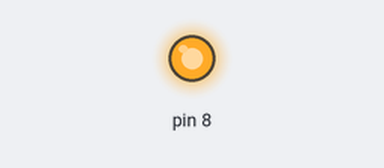
A program run on a simulated Arduino Uno, built with avr-gcc and run on an emulated ATmega328P. Shown: output pins drawn as LEDs (lit = HIGH).

Above: at 0.1 s.
At 3.1 s:
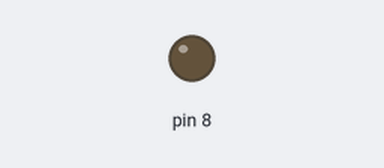
Timing chart, 0 to 4.6 s (numbered marks = the images above):
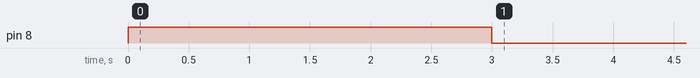

Measured:
- by itself, pin 8: LOW → HIGH at 0.00 s, → LOW 3.0 s later

The program:

main.cpp
```cpp
#include <Arduino.h>
#include <time.h>

void setup()
{
  Serial.begin(9600);
  pinMode(8, OUTPUT);
}

int WAITING_TIME_ms = 3000;             // aeg, mil pump töötab enne välja lülitamist (3 sec)
unsigned long SUSPEND_TIME_ms = 900000; // aeg, kui kaua arduino ootab enne uut tsükklit (15 min)
unsigned long MAX_DELTA_TIME = 4000;    // max aeg, mil pump võib töötada, kahe aja delta
int LEVEL_DRY = 340;                    // mulla niiskuse level cap. sensoritele
int LEVEL_WET = 200;                    // vee märguse nivoo torus oleva andurile

void loop()
{
  int sensor_1_val = analogRead(1); // in soil
  int sensor_2_val = analogRead(2); // in soil

  //Serial.print("Niiskus mullas: "); // Prindib lause
  //Serial.print(sensor_1_val);       // Prindib A1 value
  //Serial.print(" ; ");              // Prindib tühiku ja kooloni
  //Serial.println(sensor_2_val);     // Prindib A2 value

  if ((sensor_1_val > LEVEL_DRY) and (sensor_2_val > LEVEL_DRY)) // Kui A1 ja A2 valued on suuremad kui 340, siis täida alumist osa
  {
    digitalWrite(8, HIGH);                       // Turn ON
    unsigned long time_0 = millis();             // Esimene aja küsimine (Esimene aeg)
    while ((millis() - time_0) < MAX_DELTA_TIME) // While loop töötab kuni praeguse aja ja esimese aja vahe on väiksem kui 15000
    {
      int sensor_0_val = analogRead(0); // attached to water tube
      if (sensor_0_val >= LEVEL_WET)    // Kui A0 on võrdne või suurem kui 200, siis täida alumist osa
      {
        delay(WAITING_TIME_ms); // Oota 3 sec
        digitalWrite(8, LOW);   // Turn OFF
        break;                  // Väljub "While" tsüklist
      }
      //Serial.println(sensor_0_val); //(troubleshooting)
    }
    digitalWrite(8, LOW); // Turn OFF (failsafe)
  }
  delay(SUSPEND_TIME_ms); // Oota 15 min
}
```
